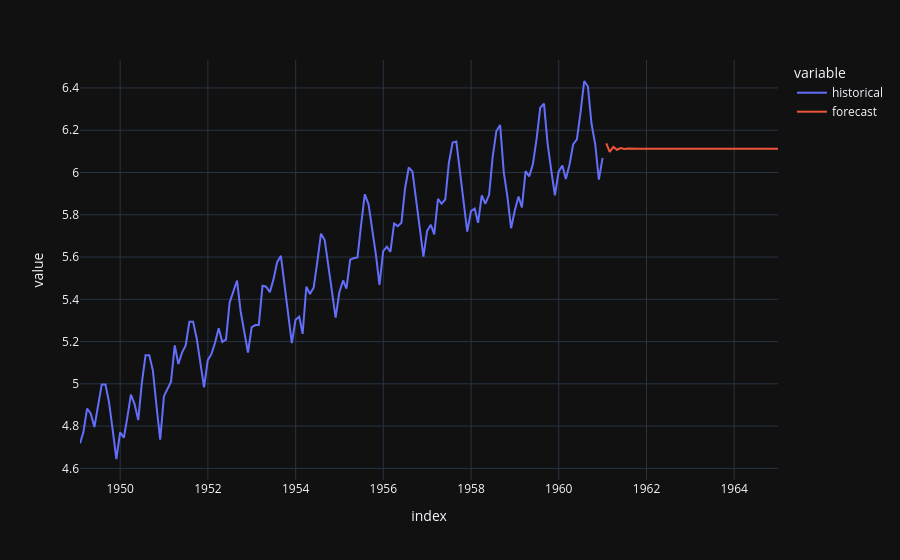

Notebook cell for this chart:
### Code cell
# Este sería el forecast con todos valores de 1 en los parámetros de order...

df_pred.plot(color='variable')

### Figure 1 — Plotly figure (JSON) as saved in the notebook; plotly's stock layout.template omitted (floating-point values rounded to 4 significant figures; data arrays with more than 128 entries replaced by an {"elided": "..."} marker saying what was removed)
{"data": [{"hovertemplate": "variable=historical<br>index=%{x}<br>value=%{y}<extra></extra>", "legendgroup": "historical", "line": {"color": "#636efa", "dash": "solid"}, "marker": {"symbol": "circle"}, "mode": "lines", "name": "historical", "orientation": "v", "showlegend": true, "type": "scatter", "x": {"elided": "192 str values"}, "xaxis": "x", "y": {"elided": "192 float values"}, "yaxis": "y"}, {"hovertemplate": "variable=forecast<br>index=%{x}<br>value=%{y}<extra></extra>", "legendgroup": "forecast", "line": {"color": "#EF553B", "dash": "solid"}, "marker": {"symbol": "circle"}, "mode": "lines", "name": "forecast", "orientation": "v", "showlegend": true, "type": "scatter", "x": {"elided": "192 str values"}, "xaxis": "x", "y": {"elided": "192 float values"}, "yaxis": "y"}], "layout": {"legend": {"title": {"text": "variable"}, "tracegroupgap": 0}, "margin": {"t": 60}, "xaxis": {"anchor": "y", "domain": [0, 1], "title": {"text": "index"}}, "yaxis": {"anchor": "x", "domain": [0, 1], "title": {"text": "value"}}}}
